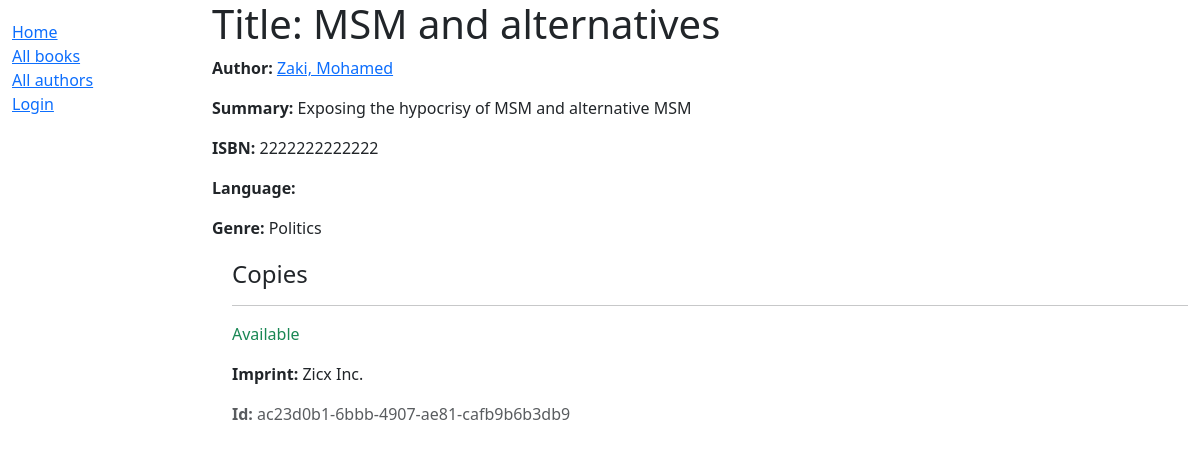
/catalog/book/3, run on an earlier commit of the app's database.
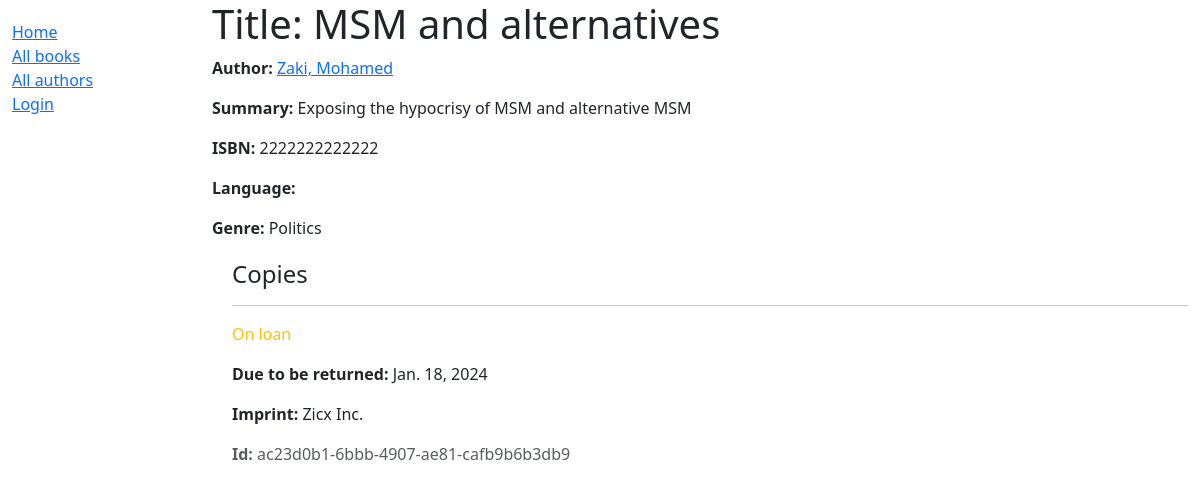
And on a later commit of the database.
### catalog/models.py (models this page shows, shortened)
class BookInstance(models.Model):
    id = models.UUIDField(primary_key=True, default=uuid.uuid4,
                          help_text="Unique ID for this particular book across whole library")
    book = models.ForeignKey('Book', on_delete=models.RESTRICT, null=True)
    imprint = models.CharField(max_length=200)
    due_back = models.DateField(null=True, blank=True)
    borrower = models.ForeignKey(User, on_delete=models.SET_NULL, null=True, blank=True)
    LOAN_STATUS = (
        ('m', 'Maintenance'),
        ('o', 'On loan'),
        ('a', 'Available'),
        ('r', 'Reserved'),
    )
    status = models.CharField(
        max_length=1,
        choices=LOAN_STATUS,
        blank=True,
        default='m',
        help_text='Book availability',
    )
    class Meta:
        ordering = ['due_back']

### catalog/views.py (the view)
# urls.py: path('book/<int:pk>', views.book_detail_view, name='book-detail'),
def book_detail_view(request, pk):
    try:
        book = Book.objects.get(pk=pk)
    except Book.DoesNotExist:
        raise Http404('Book does not exist')
    return render(request, 'book_detail.html', context={'book': book})

### catalog/models.py (called while the page is built)
    def __str__(self):
        return self.name

    def get_absolute_url(self):
        return reverse('author-detail', args=[str(self.id)])

    def __str__(self):
        return f'{self.last_name}, {self.first_name}'

### catalog/templates/book_detail.html
{% extends "base_generic.html" %}
{% block content %}
  <h1>Title: {{ book.title }}</h1>
  <p><strong>Author:</strong> <a href="{{book.author.get_absolute_url}}">{{ book.author }}</a></p>
  <p><strong>Summary:</strong> {{ book.summary }}</p>
  <p><strong>ISBN:</strong> {{ book.isbn }}</p>
  <p><strong>Language:</strong> {{ book.language }}</p>
  <p><strong>Genre:</strong> {{ book.genre.all|join:", " }}</p>
  <div style="margin-left:20px;margin-top:20px">
    <h4>Copies</h4>
    {% for copy in book.bookinstance_set.all %}
      <hr />
      <p
        class="{% if copy.status == 'a' %}text-success{% elif copy.status == 'm' %}text-danger{% else %}text-warning{% endif %}">
        {{ copy.get_status_display }}
      </p>
      {% if copy.status != 'a' %}
        <p><strong>Due to be returned:</strong> {{ copy.due_back }}</p>
      {% endif %}
      <p><strong>Imprint:</strong> {{ copy.imprint }}</p>
      <p class="text-muted"><strong>Id:</strong> {{ copy.id }}</p>
    {% endfor %}
  </div>
{% endblock %}

What changed in the data, as far as the page shows it:
changed BookInstance "Zicx Inc.": status "Available" → "On loan"; due_back (not shown) → "Jan. 18, 2024"
